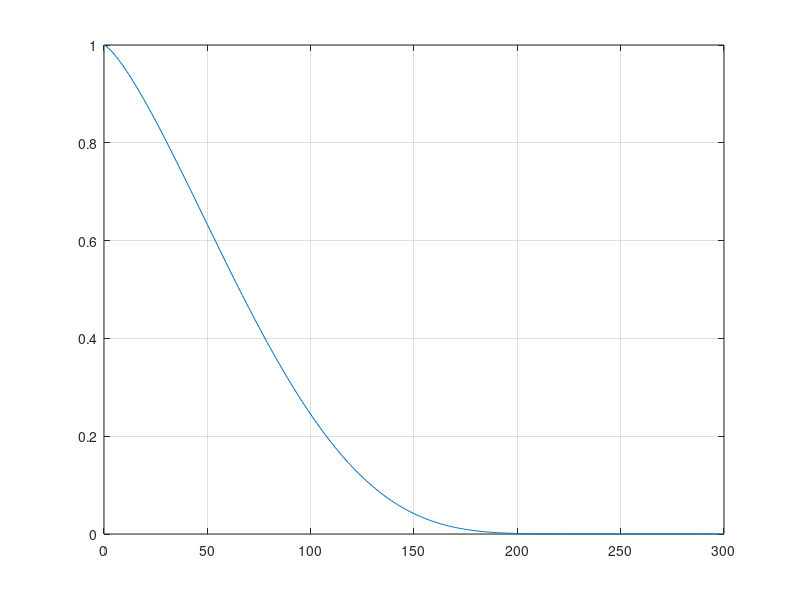

The MATLAB script that drew this image:
clc
clear all 
close all

N = 300 ;
X = 0:1:N ;

f= @(n) exp(-sqrt(0.5).*n.^(1.3)./(N-n)) ;
f(150)

figure (1)
plot (X,f(X))
grid on ;

% f= @(n) exp(-n./(N-n+N/5)) ;
% figure (2) ;
% plot (X,f(X))
% grid on ;

